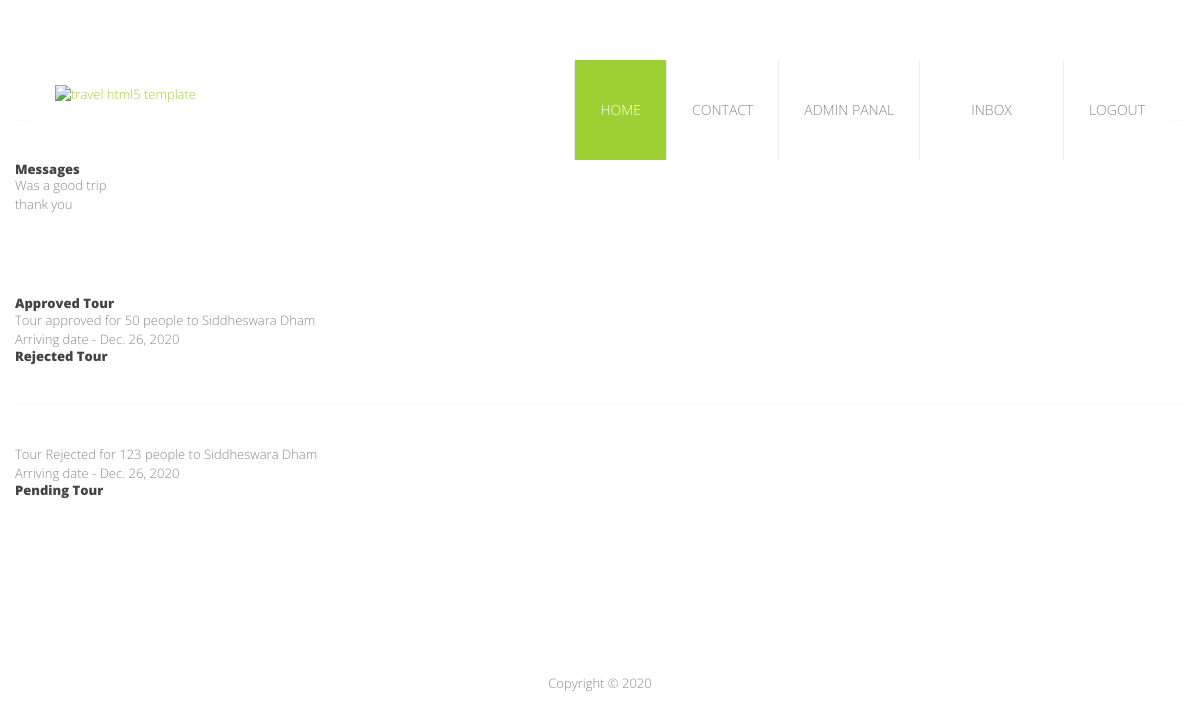
The app's page /Inbox (signed in) with its own data.
### signup/models.py (models this page shows)
class Reply(models.Model):
    message = models.ForeignKey(Contact, on_delete=models.CASCADE)
    reply = models.TextField()
    read = models.BooleanField(default=False)

class Contact(models.Model):
    user = models.ForeignKey(User, on_delete=models.CASCADE)
    subject = models.CharField(_("Subject"), max_length=100)
    message = models.TextField(_("Message"))
    read = models.BooleanField(default=False)
    timenow = models.DateTimeField(auto_now=True)

class Tour(models.Model):
    destination = models.ForeignKey(Destinations, on_delete=models.CASCADE)
    user = models.ForeignKey(User, on_delete=models.CASCADE)
    datefrom = models.DateField(_("From"), auto_now=False, auto_now_add=False)
    dateto = models.DateField(_("To"), auto_now=False, auto_now_add=False)
    people = models.IntegerField(_("No of People"))
    read = models.BooleanField(default=False)
    arriving = models.BooleanField(default=False)
    leaving = models.BooleanField(default=False)
    timenow = models.DateTimeField(auto_now=True)
    approve = models.BooleanField(null=True, blank=True)

class Destinations(models.Model):
    name = models.CharField(_("Name"), max_length=50)
    address = models.CharField(_("Address"), max_length=100)
    description = models.CharField(_("Description"), max_length=100)
    image = models.CharField(_("Image"), max_length=50)
    text = models.TextField(_("Text"))

### signup/views.py (the view)
# urls.py: path('Inbox', views.inbox,name="inbox"),
def inbox(request):
    replies = Reply.objects.filter(message__user = request.user)
    print(request.user)
    tours = Tour.objects.filter(user = request.user)
    print(tours)
    return render(request, 'inbox.html', {'replies' : replies, 'tours': tours})

### template/inbox.html (shortened to what this page needs)
{% extends 'base.html' %}
{% load static %}
{% block content%}
        <div class="contact-page">
            <div class="container">
                <div class="row mt-5">
                    <div class="offset-2">
                        <h4 class="widget-title">Messages</h4>
                        {% for r in replies%}
                            <div class="offset-2">
                                <span class="text-secondary">{{r.message.message}}</span><br />
                                <span>{{r.reply}}</span>
                            </div>
                        {% endfor %}
                        <hr />
                            <h4 class="widget-title">Approved Tour</h4>
                            {% for i in tours %}
                                {% if i.approve == True %}
                                    <span class="text-secondary">Tour approved for {{i.people}} people to {{i.destination.name}}</span><br />
                                    <span>Arriving date - {{i.datefrom}}</span>
                                {% endif %}
                            {% endfor %}
                            <br /><h4 class="widget-title">Rejected Tour</h4>
                            <hr />
                            {% for i in tours %}
                                {% if i.approve == False %}
                                    <span class="text-secondary">Tour Rejected for {{i.people}} people to {{i.destination.name}}</span><br />
                                    <span>Arriving date - {{i.datefrom}}</span>
                                {% endif %}
                            {% endfor %}
                            <br / ><h4 class="widget-title">Pending Tour</h4>
                            <hr />
                    </div>
                </div>
            </div>
        </div>
{% endblock %}

### template/static/css/templatemo_style.css (style rules this page uses)
html,body,div,span,applet,object,iframe,h1,h2,h3,h4,h5,h6,p,blockquote,pre,a,abbr,acronym,address,big,cite,code,del,dfn,em,img,ins,kbd,q,s,samp,small,strike,strong,sub,sup,tt,var,b,u,i,center,dl,dt,dd,ol,ul,li,fieldset,form,label,legend,table,caption,tbody,tfoot,thead,tr,th,td,article,aside,canvas,details,embed,figure,figcaption,footer,header,hgroup,menu,nav,output,ruby,section,summary,time,mark,audio,video { margin: 0; padding: 0; border: 0; font-size: 100%; vertical-align: baseline; }
body { line-height: 1; }
html { font-size: 100%; -webkit-text-size-adjust: 100%; -ms-text-size-adjust: 100%; }
body { font-family: "Open Sans",Arial,sans-serif; font-size: 13px; line-height: 19px; font-weight: 300; color: #888; background-color: #fff; text-rendering: optimizeLegibility; overflow-x: hidden; }
h1,h2,h3,h4,h5,h6 { font-family: "Open Sans",Arial,sans-serif; color: #444; }
*,*:before,*:after { -moz-box-sizing: border-box; -webkit-box-sizing: border-box; box-sizing: border-box; }
hr { display: block; height: 1px; border: 0; border-top: 1px solid #fbfbfb; margin: 40px 0; }
.contact-page { margin: 80px 0; }

### template/inbox.html (style rules this page uses)
h4 { font-weight:800; }

### records on screen
Reply: message.message "Was a good trip", reply "thank you"
Tour: people "50", destination.name "Siddheswara Dham", datefrom "Dec. 26, 2020"
Tour: people "123", destination.name "Siddheswara Dham", datefrom "Dec. 26, 2020"
